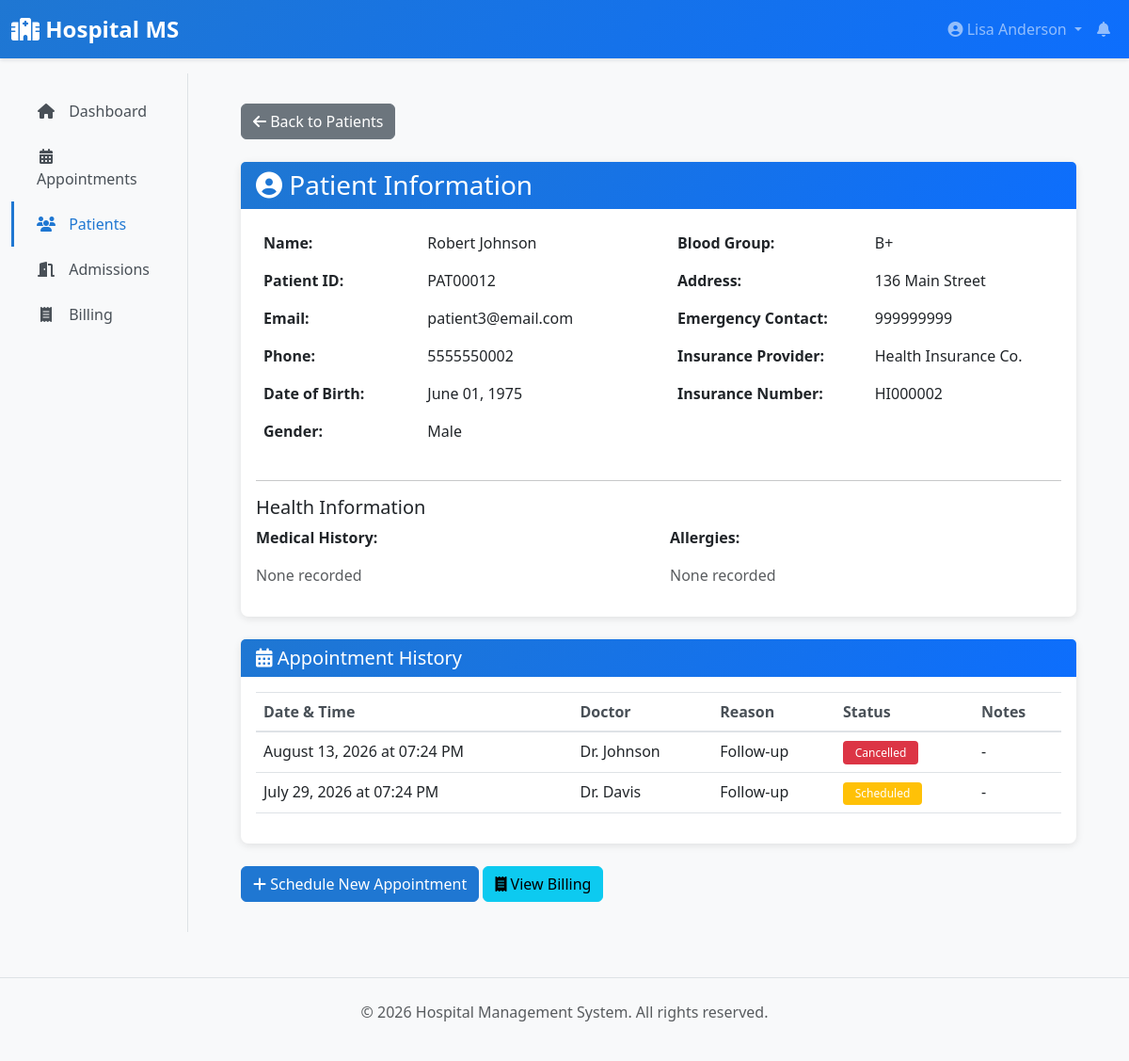
/receptionist/patient/3 (signed in), run on an earlier commit of the app's database.
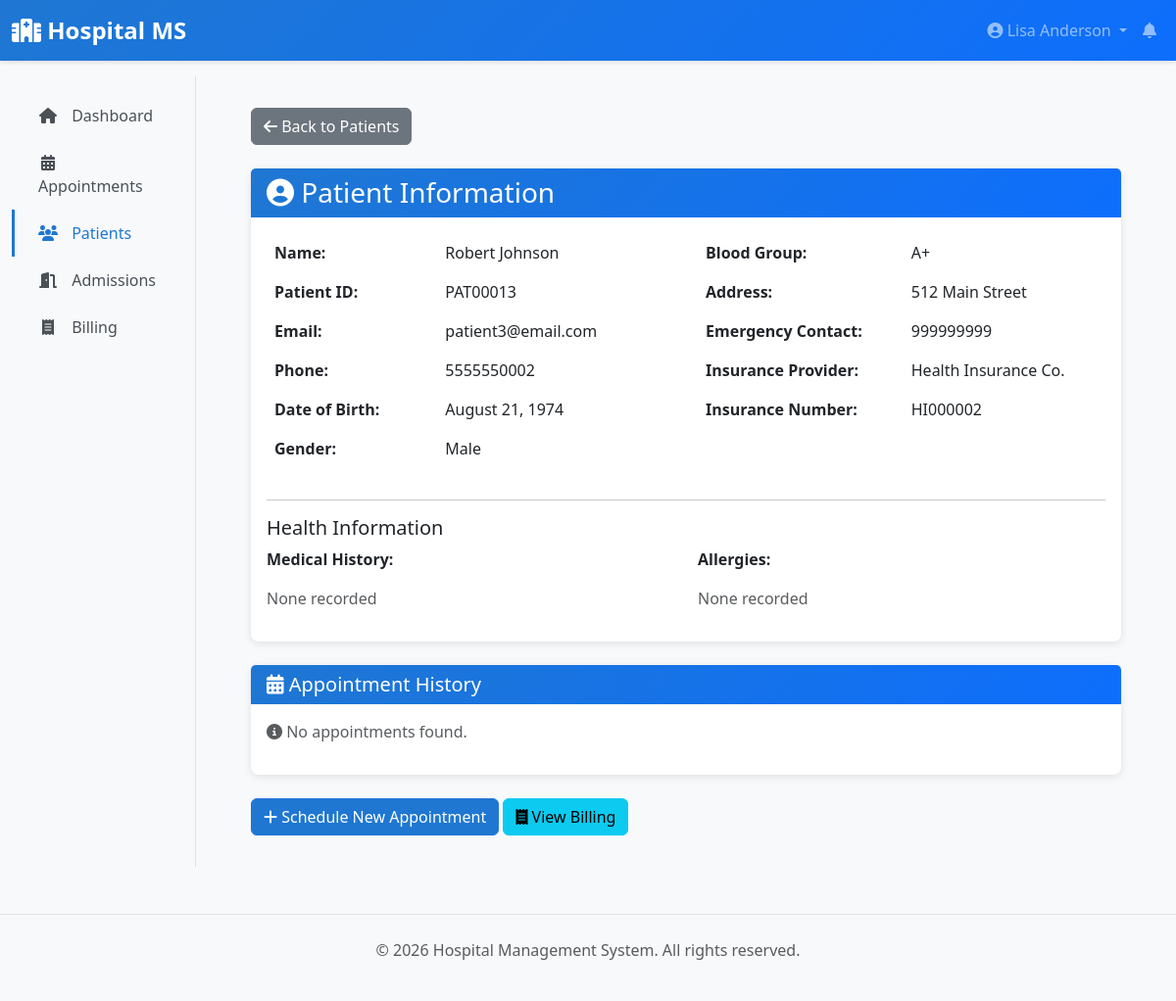
And on a later commit of the database.
### app/models/__init__.py (models this page shows, shortened)
class User(UserMixin, db.Model):
    __tablename__ = 'users'
    id = db.Column(db.Integer, primary_key=True)
    username = db.Column(db.String(80), unique=True, nullable=False, index=True)
    email = db.Column(db.String(120), unique=True, nullable=False, index=True)
    password_hash = db.Column(db.String(255), nullable=False)
    first_name = db.Column(db.String(80))
    last_name = db.Column(db.String(80))
    phone = db.Column(db.String(20))
    role = db.Column(db.Enum(UserRole), nullable=False, default=UserRole.PATIENT)
    is_active = db.Column(db.Boolean, default=True)
    created_at = db.Column(db.DateTime, default=datetime.utcnow)
    updated_at = db.Column(db.DateTime, default=datetime.utcnow, onupdate=datetime.utcnow)
    patient = db.relationship('Patient', uselist=False, back_populates='user', foreign_keys='Patient.user_id', cascade='all, delete-orphan', passive_deletes=True)
    doctor = db.relationship('Doctor', uselist=False, back_populates='user', foreign_keys='Doctor.user_id', cascade='all, delete-orphan', passive_deletes=True)
    lab_staff = db.relationship('LabStaff', uselist=False, back_populates='user', foreign_keys='LabStaff.user_id', cascade='all, delete-orphan', passive_deletes=True)
    def get_full_name(self):
        return f"{self.first_name} {self.last_name}".strip()

class Patient(db.Model):
    __tablename__ = 'patients'
    id = db.Column(db.Integer, primary_key=True)
    user_id = db.Column(db.Integer, db.ForeignKey('users.id'), nullable=False)
    patient_id = db.Column(db.String(20), unique=True, nullable=False)  # Medical record number
    date_of_birth = db.Column(db.Date)
    gender = db.Column(db.String(10))  # Male, Female, Other
    blood_group = db.Column(db.String(5))
    address = db.Column(db.Text)
    emergency_contact = db.Column(db.String(120))
    emergency_contact_phone = db.Column(db.String(20))
    insurance_provider = db.Column(db.String(120))
    insurance_number = db.Column(db.String(50))
    allergies = db.Column(db.Text)
    medical_history = db.Column(db.Text)
    created_at = db.Column(db.DateTime, default=datetime.utcnow)
    updated_at = db.Column(db.DateTime, default=datetime.utcnow, onupdate=datetime.utcnow)
    user = db.relationship('User', back_populates='patient', foreign_keys=[user_id])
    appointments = db.relationship('Appointment', back_populates='patient', cascade='all, delete-orphan')
    medical_records = db.relationship('MedicalRecord', back_populates='patient', cascade='all, delete-orphan')
    admissions = db.relationship('Admission', back_populates='patient', cascade='all, delete-orphan')
    lab_results = db.relationship('LabResult', back_populates='patient', cascade='all, delete-orphan')
    billing_records = db.relationship('BillingRecord', back_populates='patient', cascade='all, delete-orphan')
    prescriptions = db.relationship('Prescription', back_populates='patient', foreign_keys='Prescription.patient_id', cascade='all, delete-orphan')
    discharge_summaries = db.relationship('DischargeSummary', back_populates='patient', cascade='all, delete-orphan')
    patient_insurances = db.relationship('PatientInsurance', back_populates='patient', cascade='all, delete-orphan')

class Appointment(db.Model):
    __tablename__ = 'appointments'
    id = db.Column(db.Integer, primary_key=True)
    patient_id = db.Column(db.Integer, db.ForeignKey('patients.id'), nullable=False)
    doctor_id = db.Column(db.Integer, db.ForeignKey('doctors.id'), nullable=False)
    appointment_date = db.Column(db.DateTime, nullable=False)
    reason = db.Column(db.Text)
    status = db.Column(db.String(20), default=AppointmentStatus.SCHEDULED.value, nullable=False)
    notes = db.Column(db.Text)
    created_at = db.Column(db.DateTime, default=datetime.utcnow)
    updated_at = db.Column(db.DateTime, default=datetime.utcnow, onupdate=datetime.utcnow)
    patient = db.relationship('Patient', back_populates='appointments')
    doctor = db.relationship('Doctor', back_populates='appointments')

### app/blueprints/receptionist.py (the view)
@receptionist_bp.route('/patient/<int:patient_id>')
@login_required
@receptionist_required
def view_patient(patient_id):
    patient = Patient.query.get_or_404(patient_id)
    appointments = Appointment.query.filter_by(patient_id=patient_id).order_by(
        Appointment.appointment_date.desc()
    ).all()
    return render_template('receptionist/patient_detail.html',
                         patient=patient,
                         appointments=appointments)

### app/blueprints/receptionist.py (called while the page is built)
def receptionist_required(f):
    @wraps(f)
    def decorated_function(*args, **kwargs):
        if not current_user.is_authenticated or current_user.role != UserRole.RECEPTIONIST:
            flash('You do not have permission to access this page.', 'danger')
            return redirect(url_for('main.dashboard'))
        return f(*args, **kwargs)
    return decorated_function

### app/templates/receptionist/patient_detail.html (shortened to what the changed rows need)
{% extends "layouts/base.html" %}
{% block content %}
<div class="card mb-4">
    <div class="card-body">
        <div class="row">
            <div class="col-md-6">
                <table class="table table-borderless">
                    <tbody>
                        <tr>
                            <td><strong>Name:</strong></td>
                            <td>{{ patient.user.get_full_name() }}</td>
                        </tr>
                        <tr>
                            <td><strong>Patient ID:</strong></td>
                            <td>{{ patient.patient_id }}</td>
                        </tr>
                        <tr>
                            <td><strong>Email:</strong></td>
                            <td>{{ patient.user.email }}</td>
                        </tr>
                        <tr>
                            <td><strong>Phone:</strong></td>
                            <td>{{ patient.user.phone }}</td>
                        </tr>
                        <tr>
                            <td><strong>Date of Birth:</strong></td>
                            <td>{{ patient.date_of_birth.strftime('%B %d, %Y') if patient.date_of_birth else '-' }}</td>
                        </tr>
                        <tr>
                            <td><strong>Gender:</strong></td>
                            <td>{{ patient.gender or '-' }}</td>
                        </tr>
                    </tbody>
                </table>
            </div>
            <div class="col-md-6">
                <table class="table table-borderless">
                    <tbody>
                        <tr>
                            <td><strong>Blood Group:</strong></td>
                            <td>{{ patient.blood_group or '-' }}</td>
                        </tr>
                        <tr>
                            <td><strong>Address:</strong></td>
                            <td>{{ patient.address or '-' }}</td>
                        </tr>
                        <tr>
                            <td><strong>Emergency Contact:</strong></td>
                            <td>{{ patient.emergency_contact or '-' }}</td>
                        </tr>
                        <tr>
                            <td><strong>Insurance Provider:</strong></td>
                            <td>{{ patient.insurance_provider or '-' }}</td>
                        </tr>
                        <tr>
                            <td><strong>Insurance Number:</strong></td>
                            <td>{{ patient.insurance_number or '-' }}</td>
                        </tr>
                    </tbody>
                </table>
            </div>
        </div>
        <div class="row">
            <div class="col-md-6">
                <p><strong>Medical History:</strong></p>
                <p class="text-muted">{{ patient.medical_history or 'None recorded' }}</p>
            </div>
            <div class="col-md-6">
                <p><strong>Allergies:</strong></p>
                <p class="text-muted">{{ patient.allergies or 'None recorded' }}</p>
            </div>
        </div>
    </div>
</div>
<div class="card">
    <div class="card-body">
        {% if appointments %}
            <div class="table-responsive">
                <table class="table table-hover">
                    <thead>
                        <tr>
                            <th>Date & Time</th>
                            <th>Doctor</th>
                            <th>Reason</th>
                            <th>Status</th>
                            <th>Notes</th>
                        </tr>
                    </thead>
                    <tbody>
                        {% for appointment in appointments %}
                        <tr>
                            <td>{{ appointment.appointment_date.strftime('%B %d, %Y at %I:%M %p') }}</td>
                            <td>Dr. {{ appointment.doctor.user.last_name }}</td>
                            <td>{{ appointment.reason }}</td>
                            <td>
                                {% if appointment.status == 'scheduled' %}
                                    <span class="badge bg-warning">Scheduled</span>
                                {% elif appointment.status == 'completed' %}
                                    <span class="badge bg-success">Completed</span>
                                {% else %}
                                    <span class="badge bg-danger">Cancelled</span>
                                {% endif %}
                            </td>
                            <td>{{ appointment.notes or '-' }}</td>
                        </tr>
                        {% endfor %}
                    </tbody>
                </table>
            </div>
        {% else %}
            <p class="text-muted"><i class="fas fa-info-circle"></i> No appointments found.</p>
        {% endif %}
    </div>
</div>
{% endblock %}

What changed in the data, as far as the page shows it:
no longer on this page (row edited): Appointment: appointment_date "August 13, 2026 at 07:24 PM", doctor.user.last_name "Johnson", reason "Follow-up", status "Cancelled", notes "-"
no longer on this page (row edited): Appointment: appointment_date "July 29, 2026 at 07:24 PM", doctor.user.last_name "Davis", reason "Follow-up", status "Scheduled", notes "-"
changed Patient "Male": patient_id "PAT00012" → "PAT00013"; date_of_birth "June 01, 1975" → "August 21, 1974"; blood_group "B+" → "A+"; address "136 Main Street" → "512 Main Street"
Also different on the page:
text no longer shown: "Date & Time Doctor Reason Status Notes"
text now shown: "No appointments found."
